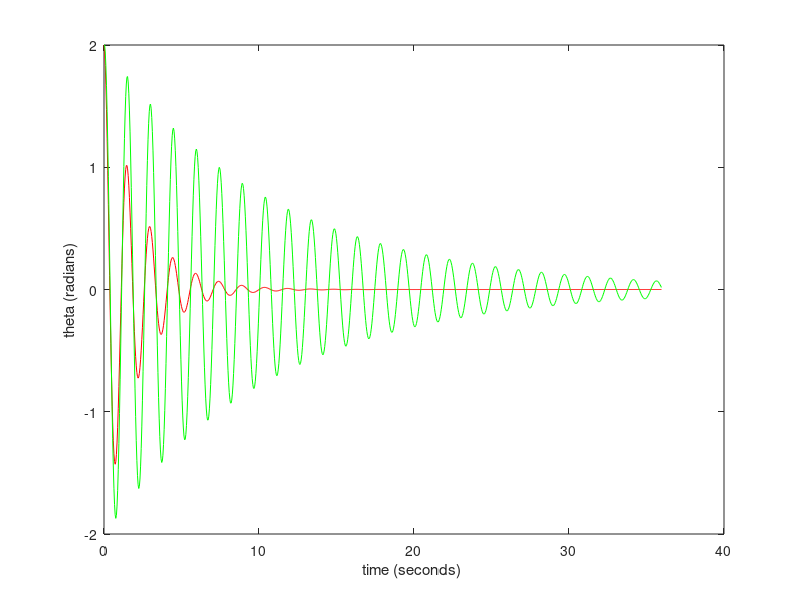

MATLAB code to generate this figure:
%
% Euler_cromer calculation of motion of simple pendulum with damping
% by Kevin Berwick,
% based on 'Computational Physics' book by N Giordano and H Nakanishi,
% section 3.2
%
clear;
length= 0.55; %pendulum length in metres
g=9.8; % acceleration due to gravity
q=0.9; % damping strength
npoints = 900; %Discretize time into 250 intervals
dt = 0.04; % time step in seconds
omega = zeros(npoints,1); % initializes omega, a vector of dimension npoints X 1,to being all zeros
theta = zeros(npoints,1); % initializes theta, a vector of dimension npoints X 1,to being all zeros
time = zeros(npoints,1); % this initializes the vector time to being all zeros
theta(1)=(2); % you need to have some initial displacement, otherwise the pendulum will  not swing
for step = 1:npoints-1 % loop over the timesteps
omega(step+1) = omega(step) - (g/length)*theta(step)*dt-q*omega(step)*dt;
theta(step+1) = theta(step)+omega(step+1)*dt;
% In the Euler method, , the previous value of omega
% and the previous value of theta are used to calculate the new values of omega and theta.
% In the Euler Cromer method, the previous value of omega
% and the previous value of theta are used to calculate the the new value
% of omega. However, the NEW value of omega is used to calculate the new
% theta
%
time(step+1) = time(step) + dt;
end;

omega1 = zeros(npoints,1); % initializes omega, a vector of dimension npoints X 1,to being all zeros
theta1 = zeros(npoints,1); % initializes theta, a vector of dimension npoints X 1,to being all zeros
time1 = zeros(npoints,1); % this initializes the vector time to being all zeros
theta1(1)=(2); % you need to have some initial displacement, otherwise the pendulum will  not swing
for step = 1:npoints-1 % loop over the timesteps

theta1(step+1) = theta1(step)+omega1(step)*dt;
omega1(step+1) = omega1(step) - (g/length)*theta1(step)*dt-q*omega1(step)*dt;
% In the Euler method, , the previous value of omega
% and the previous value of theta are used to calculate the new values of omega and theta.
% In the Euler Cromer method, the previous value of omega
% and the previous value of theta are used to calculate the the new value
% of omega. However, the NEW value of omega is used to calculate the new
% theta
%
time1(step+1) = time1(step) + dt;
end;

plot(time,theta,'r',time1,theta1,'g' ); %plots the numerical solution in red

xlabel('time (seconds) ');
ylabel('theta (radians)');